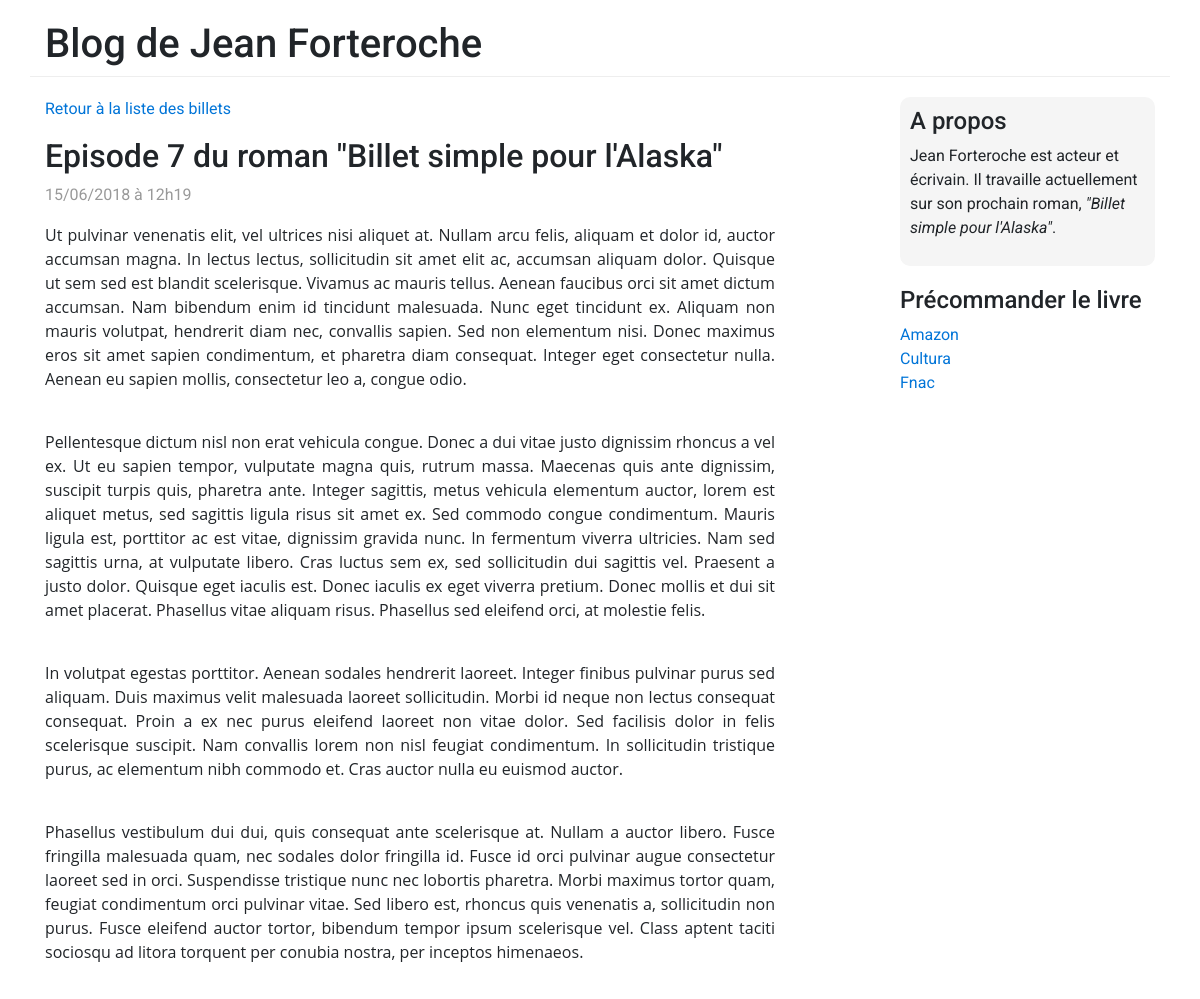
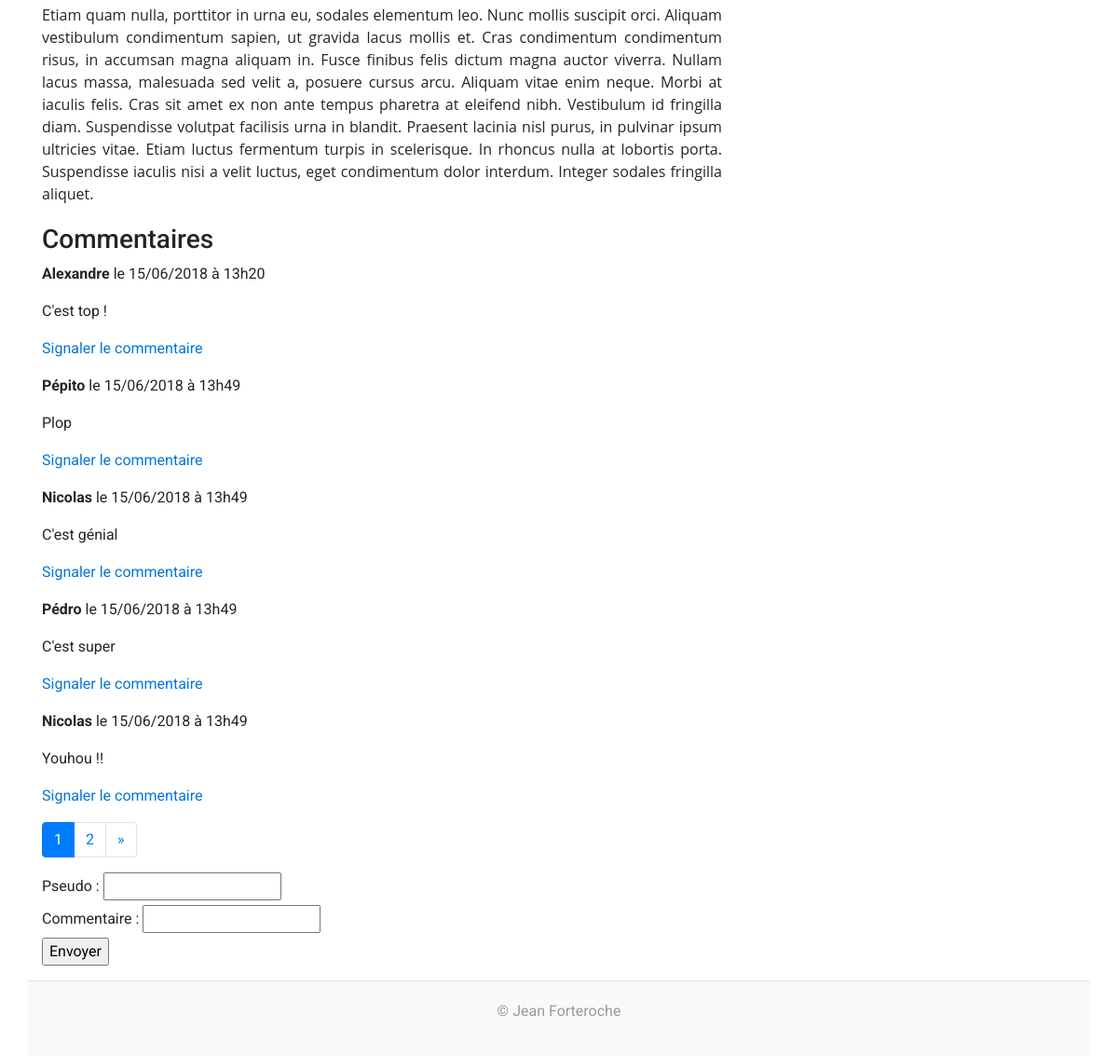
Page /index.php?controller=post&action=show&postId=7 on the committed database (2 pictures, top to bottom).
### tables this page shows
CREATE TABLE `posts` (
  `id` int(11) NOT NULL,
  `title` varchar(255) NOT NULL,
  `content` text NOT NULL,
  `creation_date` datetime NOT NULL
);

CREATE TABLE `comments` (
  `id` int(11) NOT NULL,
  `post_id` int(11) NOT NULL,
  `author` varchar(255) NOT NULL,
  `content` text NOT NULL,
  `report_counter` int(11) NOT NULL,
  `creation_date` datetime NOT NULL
);

### controller/PostFrontController.php (called while the page is built, shortened)
<?php
require_once('BaseController.php');
class PostFrontController extends BaseController
{
    public function showAction()
    {
        $postId = isset($_GET['postId']) ? (int) $_GET['postId'] : 0;
        $viewData = $this->initViewData();
        $viewData['post'] = $this->getContainer()->getPostManager()->getPost($postId);
        $totalItems = $this->getContainer()->getCommentManager()->getTotalComments($postId);
        $pagination = $this->handlePagination($totalItems);
        $pagination['url'] = 'index.php?controller=post&action=show&postId='.$postId;
        $viewData['pagination'] = $pagination;
        $viewData['commentsList'] = $this->getContainer()->getCommentManager()->getCommentsList($postId, $pagination['start'], $pagination['itemsPerPage']);
        require('view/front/postShowView.php');
    }
}

### model/Router.php (called while the page is built, shortened)
<?php
class Router
{
    protected $config;
    public function getConfig()
    {
        return $this->config;
    }
    public function setConfig(array $config)
    {
        $this->config = $config;
    }
    public function executeAction($controllerParam, $actionParam, $envParam)
    {
        $controller = new $controllerName();
        $actionName = $actionParam.'Action';
        require_once(__DIR__.'/../model/Container.php');
        $container = new Container($this->getConfig());
        $controller->setContainer($container);
        $controller->$actionName();
    }
}

### index.php (called while the page is built)
<?php
require_once('config.php');
require_once('model/Router.php');
$router = new \OpenClassrooms\Blog\Model\Router($config);
try {
    $router->executeAction(
        isset($_REQUEST['controller']) ? $_REQUEST['controller'] : 'post',
        isset($_REQUEST['action']) ? $_REQUEST['action'] : 'list',
        'front'
    );
} catch(Exception $e) {
    $viewData['error'] = $e->getMessage();
    require('view/errorView.php');
}

### controller/BaseController.php (called while the page is built, shortened)
<?php
require_once(__DIR__.'/../model/Container.php');
abstract class BaseController
{
    protected $container;
    public function getContainer()
    {
        return $this->container;
    }
    public function setContainer(\OpenClassrooms\Blog\Model\Container $container)
    {
        $this->container = $container;
    }
    public function initViewData()
    {
        $viewData = [];
        $viewData['title'] = $this->getContainer()->getConfig()['title'];
        return $viewData;
    }
    public function handlePagination($totalItems)
    {
        $pagination = [];
        if (isset($_GET['page']) && !empty($_GET['page'])){
            $pagination['currentPage'] = $_GET['page'];
        } else {
            $pagination['currentPage'] = 1;
        }
        $pagination['itemsPerPage'] = $this->getContainer()->getConfig()['itemsPerPage'];
        $pagination['start'] = ($pagination['currentPage'] * $pagination['itemsPerPage']) - $pagination['itemsPerPage'];
        $pagination['totalItems'] = $totalItems;
        $pagination['endPage'] = ceil($pagination['totalItems'] / $pagination['itemsPerPage']);
        $pagination['startPage'] = 1;
        $pagination['nextPage'] = $pagination['currentPage'] + 1;
        $pagination['previousPage'] = $pagination['currentPage'] - 1;
        return $pagination;
    }
}

### model/Container.php (called while the page is built, shortened)
<?php
class Container
{
    protected $config;
    public function getConfig()
    {
        return $this->config;
    }
    public function setConfig(array $config)
    {
        $this->config = $config;
    }
    protected function getDatabaseHandler()
    {
        static $instance;
        if (!isset($instance)) {
            $instance = new \PDO(
                $this->config['database']['dsn'],
                $this->config['database']['username'],
                $this->config['database']['username']
            );
        }
        return $instance;
    }
    public function getPostManager()
    {
        static $instance;
        if (!isset($instance)) {
            include_once('PostManager.php');
            $instance = new \OpenClassrooms\Blog\Model\PostManager($this->getDatabaseHandler());
        }
        return $instance;
    }
    public function getCommentManager()
    {
        static $instance;
        if (!isset($instance)) {
            include_once('CommentManager.php');
            $instance = new \OpenClassrooms\Blog\Model\CommentManager($this->getDatabaseHandler());
        }
        return $instance;
    }
}

### model/Manager.php (called while the page is built, shortened)
<?php
abstract class Manager
{
    protected $databaseHandler;
    public function getDatabaseHandler()
    {
        return $this->databaseHandler;
    }
    public function setDatabaseHandler(\PDO $databaseHandler)
    {
        $this->databaseHandler = $databaseHandler;
    }
}

### model/PostManager.php (called while the page is built, shortened)
<?php
require_once('Manager.php');
class PostManager extends Manager
{
    public function getPost($id)
    {
        $request = $this->getDatabaseHandler()->prepare('SELECT id, title, content, DATE_FORMAT(creation_date, \'%d/%m/%Y à %Hh%i\') AS creation_date_fr FROM posts WHERE id = ?');
        $request->execute(array($id));
        $result = $request->fetch();
        $post = new Post();
        $post->setId($result['id']);
        $post->setTitle($result['title']);
        $post->setContent($result['content']);
        $post->setCreationDate($result['creation_date_fr']);
        return $post;
    }
}

### model/CommentManager.php (called while the page is built, shortened)
<?php
require_once('Manager.php');
class CommentManager extends Manager
{
    public function getCommentsList($postId, $offset=0, $limit=10)
    {
        $request = $this->getDatabaseHandler()->prepare('SELECT id, post_id, author, content, report_counter, DATE_FORMAT(creation_date, \'%d/%m/%Y à %Hh%i\') AS creation_date_fr FROM comments WHERE post_id = :postId ORDER BY creation_date LIMIT :offset, :limit');
        $request->bindValue(':postId', $postId, \PDO::PARAM_INT);
        $request->bindValue(':offset', $offset, \PDO::PARAM_INT);
        $request->bindValue(':limit', $limit, \PDO::PARAM_INT);
        $request->execute();
        $resultsList = $request->fetchAll();
        $commentsList = [];
        foreach ($resultsList as $result) {
            $comment = new Comment();
            $comment->setId($result['id']);
            $comment->setPostId($result['post_id']);
            $comment->setAuthor($result['author']);
            $comment->setContent($result['content']);
            $comment->setReportCounter($result['report_counter']);
            $comment->setCreationDate($result['creation_date_fr']);
            $commentsList[] = $comment;
        }
        return $commentsList;
    }
    public function getTotalComments($postId=0)
    {
        $sql = 'SELECT COUNT(*) AS total FROM comments';
        if ($postId > 0) {
            $sql .= ' WHERE post_id = '.(int)$postId;
        }
        $result = $this->getDatabaseHandler()->query($sql)->fetch();
        return (isset($result['total'])) ? (int) $result['total'] : 0;
    }
}

### view/front/_commentView.php (the view)
<p><strong><?php echo htmlspecialchars($comment->getAuthor()); ?></strong> le <?php echo $comment->getCreationDate(); ?></p>
<p><?php echo nl2br(htmlspecialchars($comment->getContent())); ?></p>
<p><a href="index.php?controller=comment&amp;action=report&amp;postId=<?php echo $comment->getPostId(); ?>&amp;commentId=<?php echo $comment->getId(); ?>">Signaler le commentaire</a></p>

### view/front/postShowView.php (shortened to what this page needs)
<p><a href="index.php">Retour à la liste des billets</a></p>
<?php
require('_postView.php');
?>
<h3>Commentaires</h3>
<?php
foreach ($viewData['commentsList'] as $comment) {
    require('_commentView.php');
}
?>
<?php require(__DIR__.'/../_pagination.php'); ?>
<form action="index.php?controller=comment&amp;action=create" method="post">
    <p>
        <label for="author">Pseudo</label> : <input type="text" name="author" id="author" required /><br />
        <label for="content">Commentaire</label> :  <input type="text" name="content" id="content" required /><br />
        <input type="submit" value="Envoyer" />
    </p>
</form>
<?php require(__DIR__.'/../template.php'); ?>

### view/front/_postView.php (shortened to what this page needs)
<article class="blog-post">
    <h2 class="blog-post-title"><?php echo htmlspecialchars($viewData['post']->getTitle()); ?></h2>
    <p class="blog-post-meta"><?php echo $viewData['post']->getCreationDate(); ?></em></p>
    <p>
        <?php
            echo nl2br($viewData['post']->getContent());
        ?>
    </p>
</article>

### public/css/style.css (style rules this page uses)
body { font-family: 'Roboto', sans-serif; }
a, a:visited, a:hover, a:focus, a:active { color: #0275d8; text-decoration: none; }
.blog-post { margin-bottom: 20px; }
.blog-post-meta { color: #999; }

### rows in the picture
posts: title "Episode 7 du roman \"Billet simple pour l'Alaska\"", content "Ut pulvinar venenatis elit, vel ultrices nisi aliquet at. Nullam arcu felis, aliquam et dolor id, auctor accumsan magna. In lectus lectus, sollicitudin sit amet elit ac, accumsan aliquam dolor. Quisque ut sem sed est blandit scelerisque. Vivamus ac mauris tellus. Aenean faucibus orci sit amet dictum accumsan. Nam bibendum enim id tincidunt malesuada. Nunc eget tincidunt ex. Aliquam non mauris volutpat, hendrerit diam nec, convallis sapien. Sed non elementum nisi. Donec maximus eros sit amet sapien condimentum, et pharetra diam consequat. Integer eget consectetur nulla. Aenean eu sapien mollis, consectetur leo a, congue odio. Pellentesque dictum nisl non erat vehicula congue. Donec a dui…"
comments: author "Alexandre", CreationDate "15/06/2018 à 13h20", content "C'est top !"
comments: author "Pépito", CreationDate "15/06/2018 à 13h49", content "Plop"
comments: author "Nicolas", CreationDate "15/06/2018 à 13h49", content "C'est génial"
comments: author "Pédro", CreationDate "15/06/2018 à 13h49", content "C'est super"
comments: author "Nicolas", CreationDate "15/06/2018 à 13h49", content "Youhou !!"

### other values in the picture
$viewData['title'] "Blog de Jean Forteroche"
$viewData['post']->getCreationDate() "15/06/2018 à 12h19"
$viewData['pagination']['currentPage'] "1"
$viewData['pagination']['nextPage'] "2"
